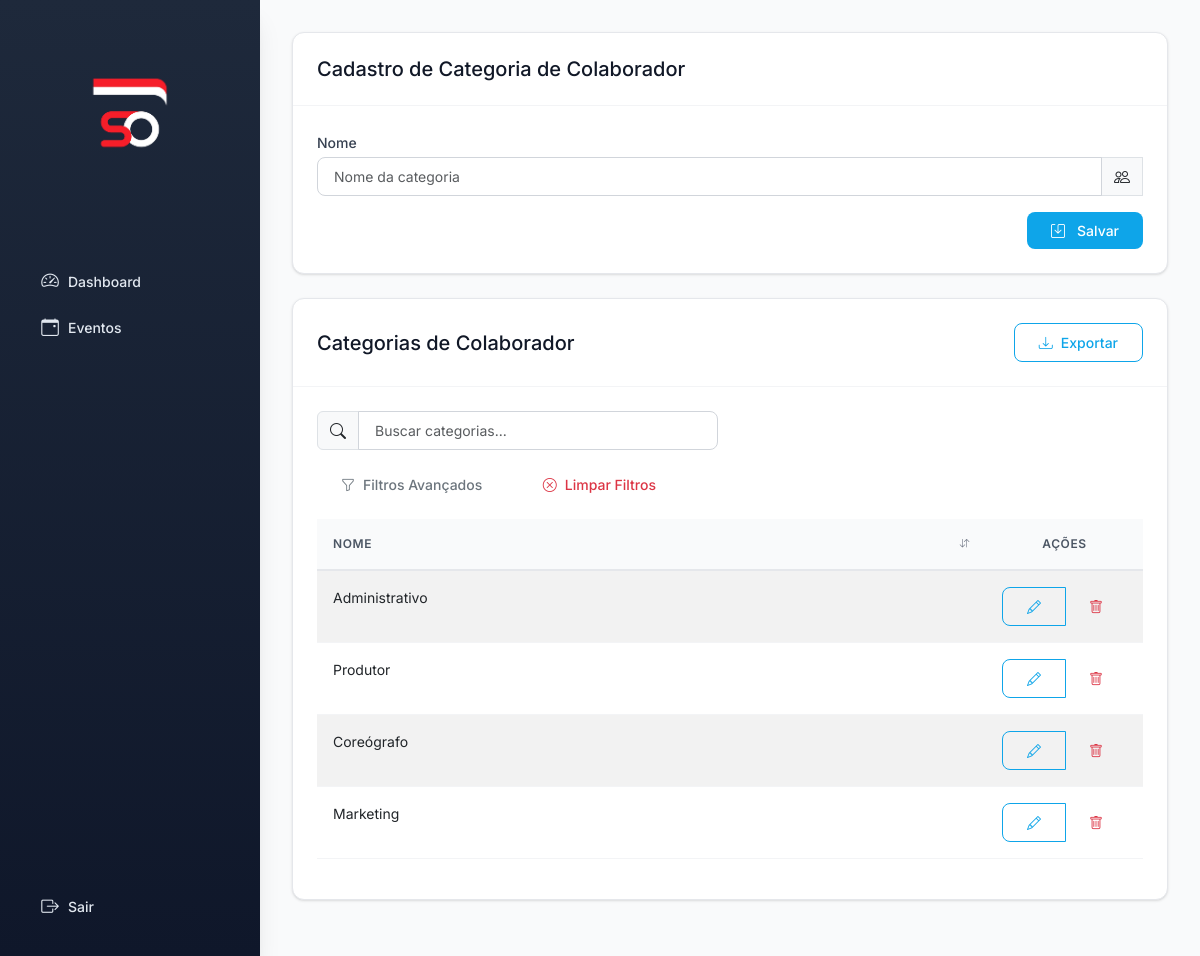
The app's page /cadastros/categorias-colaborador with its own data.
### models.py (models this page shows)
class CategoriaColaborador(db.Model):
    __tablename__ = 'categoria_colaborador'
    id_categoria_colaborador = db.Column(db.Integer, primary_key=True)
    nome = db.Column(db.String, nullable=False)
    colaborador_categorias = db.relationship('ColaboradorCategoria', backref='categoria_colaborador')

### app.py (the view)
@app.route('/cadastros/categorias-colaborador', methods=['GET', 'POST'])
def cadastrar_categoria_colaborador():
    form = CategoriaColaboradorForm()
    if form.validate_on_submit():
        nova = CategoriaColaborador(nome=form.nome.data)
        db.session.add(nova)
        db.session.commit()
        flash('Categoria cadastrada com sucesso!', 'success')
        return redirect(url_for('cadastrar_categoria_colaborador'))
    categorias = CategoriaColaborador.query.all()
    return render_template('categorias_colaborador.html', form=form, categorias=categorias)

### forms.py
class CategoriaColaboradorForm(FlaskForm):
    nome = StringField('Nome', validators=[InputRequired()])

### templates/categorias_colaborador.html (shortened to what this page needs)
{% extends 'base.html' %}
{% block content %}
<div class="card mb-4">
    <div class="card-header d-flex justify-content-between align-items-center">
        <h5 class="mb-0">Cadastro de Categoria de Colaborador</h5>
    </div>
    <div class="card-body">
        <form method="POST" class="needs-validation" novalidate>
            <div class="mb-3">
                {{ form.nome.label(class="form-label") }}
                <div class="input-group">
                    {{ form.nome(class="form-control", placeholder="Nome da categoria", required=true) }}
                    <span class="input-group-text"><i class="bi bi-people"></i></span>
                </div>
            </div>
            <div class="d-flex justify-content-end">
                <button type="submit" class="btn btn-primary">
                    <i class="bi bi-save me-2"></i>Salvar
                </button>
            </div>
        </form>
    </div>
</div>
<div class="card">
    <div class="card-header d-flex justify-content-between align-items-center">
        <h5 class="mb-0">Categorias de Colaborador</h5>
        <div>
            <button class="btn btn-sm btn-outline-primary" id="btnExportar">
                <i class="bi bi-download me-1"></i>Exportar
            </button>
        </div>
    </div>
    <div class="card-body">
        {% if categorias %}
        <div class="row mb-3">
            <div class="col-md-6">
                <div class="input-group">
                    <span class="input-group-text"><i class="bi bi-search"></i></span>
                    <input type="text" class="form-control" id="searchInput" placeholder="Buscar categorias..." onkeyup="searchTable()">
                </div>
            </div>
        </div>
        <div class="table-responsive">
            <table class="table table-hover table-striped sortable-table" id="categoriasColaboradorTable">
                <thead>
                    <tr>
                        <th>Nome</th>
                        <th class="text-center no-sort" style="width: 150px;">Ações</th>
                    </tr>
                </thead>
                <tbody>
                    {% for cat in categorias %}
                    <tr>
                        <td>{{ cat.nome }}</td>
                        <td class="text-center">
                            <div class="btn-group" role="group">
                                <a href="{{ url_for('editar_categoria_colaborador', id=cat.id_categoria_colaborador) }}" class="btn btn-sm btn-outline-primary" title="Editar">
                                    <i class="bi bi-pencil"></i>
                                </a>
                                <a href="{{ url_for('excluir_categoria_colaborador', id=cat.id_categoria_colaborador) }}" class="btn btn-sm btn-outline-danger"
                                   onclick="return confirm('Tem certeza que deseja excluir esta categoria?')" title="Excluir">
                                    <i class="bi bi-trash"></i>
                                </a>
                            </div>
                        </td>
                    </tr>
                    {% endfor %}
                </tbody>
            </table>
        </div>
        {% else %}
        <div class="alert alert-info">
            <i class="bi bi-info-circle me-2"></i>Nenhuma categoria de colaborador cadastrada.
        </div>
        {% endif %}
    </div>
</div>
{% endblock %}

### static/style-modern.css (style rules this page uses)
:root { --primary-900: #0f172a; --primary-800: #1e293b; --primary-700: #334155; --primary-600: #475569; --primary-500: #64748b; --primary-400: #94a3b8; --primary-300: #cbd5e1; --primary-200: #e2e8f0; --primary-100: #f1f5f9; --primary-50: #f8fafc; --accent: #0ea5e9; --accent-light: #38bdf8; --accent-dark: #0284c7; --accent-50: #f0f9ff; --accent-100: #e0f2fe; --gray-50: #f9fafb; --gray-100: #f3f4f6; --gray-200: #e5e7eb; --gray-300: #d1d5db; --gray-400: #9ca3af; --gray-500: #6b7280; --gray-600: #4b5563; --gray-700: #374151; --gray-800: #1f2937; --gray-900: #111827; --success-light: #d1fae5; --success: #10b981; --success-dark: #059669; --warning-light: #fed7aa; --warning: #f59e0b; --warning-dark: #d97706; --danger-light: #fee2e2; --danger: #ef4444; --danger-dark: #dc2626; --info-light: #dbeafe; --info: #3b82f6; --info-dark: #2563eb; --spacing-xs: 0.25rem; --spacing-sm: 0.5rem; --spacing-md: 1rem; --spacing-lg: 1.5rem; --spacing-xl: 2rem; --spacing-2xl: 3rem; --font-sans: 'Inter', -apple-system, BlinkMacSystemFont, 'Segoe UI', 'Roboto', sans-serif; --font-size-xs: 0.75rem; --font-size-sm: 0.875rem; --font-size-base: 1rem; --font-size-lg: 1.125rem; --font-size-xl: 1.25rem; --font-size-2xl: 1.5rem; --font-size-3xl: 1.875rem; --radius-sm: 0.375rem; --radius-md: 0.5rem; --radius-lg: 0.75rem; --radius-xl: 1rem; --radius-2xl: 1.5rem; --radius-full: 9999px; --shadow-xs: 0 1px 2px 0 rgb(0 0 0 / 0.05); --shadow-sm: 0 1px 3px 0 rgb(0 0 0 / 0.1), 0 1px 2px -1px rgb(0 0 0 / 0.1); --shadow-md: 0 4px 6px -1px rgb(0 0 0 / 0.1), 0 2px 4px -2px rgb(0 0 0 / 0.1); --shadow-lg: 0 10px 15px -3px rgb(0 0 0 / 0.1), 0 4px 6px -4px rgb(0 0 0 / 0.1); --shadow-xl: 0 20px 25px -5px rgb(0 0 0 / 0.1), 0 8px 10px -6px rgb(0 0 0 / 0.1); --transition-fast: 150ms cubic-bezier(0.4, 0, 0.2, 1); --transition-base: 250ms cubic-bezier(0.4, 0, 0.2, 1); --transition-slow: 350ms cubic-bezier(0.4, 0, 0.2, 1); --z-base: 0; --z-dropdown: 10; --z-sticky: 20; --z-fixed: 30; --z-modal-backdrop: 40; --z-modal: 50; --z-popover: 60; --z-tooltip: 70; }
* { box-sizing: border-box; }
body { font-family: var(--font-sans); font-size: var(--font-size-base); line-height: 1.5; color: var(--gray-700); background-color: var(--gray-50); -webkit-font-smoothing: antialiased; -moz-osx-font-smoothing: grayscale; }
.card { background: white; border: 1px solid var(--gray-200); border-radius: var(--radius-lg); box-shadow: var(--shadow-sm); margin-bottom: var(--spacing-lg); transition: all var(--transition-base); }
.card-header { background: transparent; border-bottom: 1px solid var(--gray-100); padding: var(--spacing-lg); font-weight: 600; font-size: var(--font-size-lg); color: var(--gray-900); }
.card-body { padding: var(--spacing-lg); }
.btn { padding: var(--spacing-sm) var(--spacing-lg); border-radius: var(--radius-md); font-weight: 500; font-size: var(--font-size-sm); transition: all var(--transition-fast); border: none; display: inline-flex; align-items: center; gap: var(--spacing-xs); cursor: pointer; }
.btn-primary { background-color: var(--accent); color: white; }
.btn-outline-primary { background-color: transparent; color: var(--accent); border: 1.5px solid var(--accent); }
.form-control, .form-select { border: 1.5px solid var(--gray-300); border-radius: var(--radius-md); padding: var(--spacing-sm) var(--spacing-md); font-size: var(--font-size-sm); transition: all var(--transition-fast); background-color: white; }
.form-label { font-weight: 500; color: var(--gray-700); margin-bottom: var(--spacing-xs); font-size: var(--font-size-sm); }
.table { border-collapse: separate; border-spacing: 0; }
.table thead th { background-color: var(--gray-50); font-weight: 600; text-transform: uppercase; font-size: var(--font-size-xs); letter-spacing: 0.05em; color: var(--gray-600); padding: var(--spacing-md); border-bottom: 2px solid var(--gray-200); }
.table tbody td { padding: var(--spacing-md); border-bottom: 1px solid var(--gray-100); font-size: var(--font-size-sm); }

### records on screen
CategoriaColaborador: nome "Administrativo"
CategoriaColaborador: nome "Produtor"
CategoriaColaborador: nome "Coreógrafo"
CategoriaColaborador: nome "Marketing"
